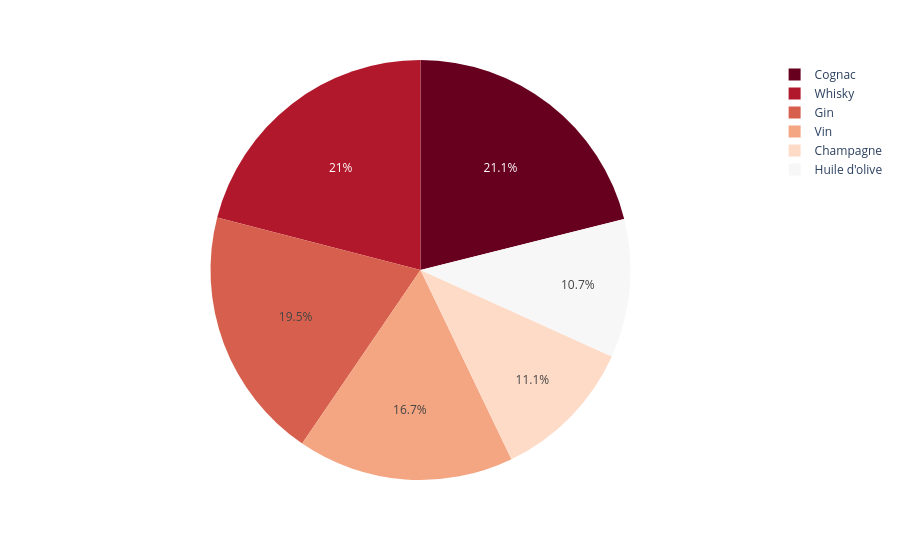
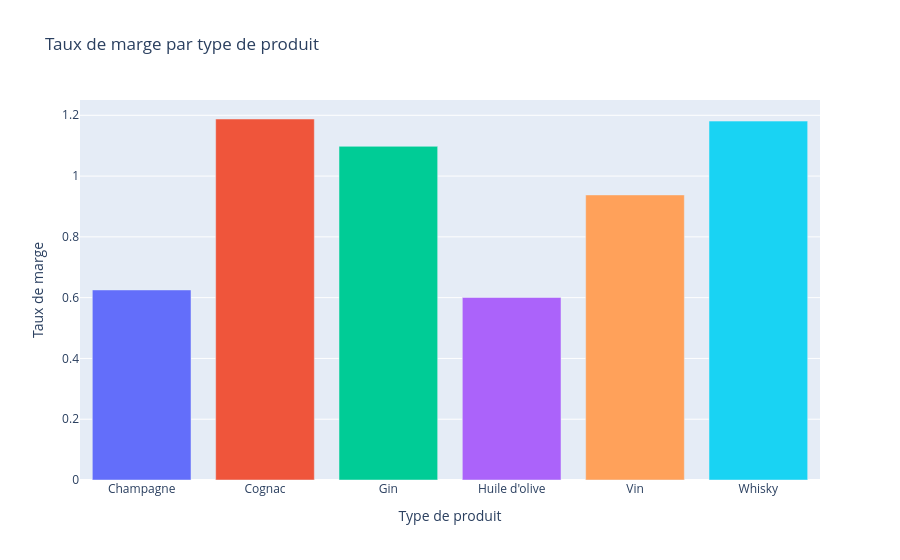

Source (notebook cell) for these figures, in order:
### Code cell
#création d'un dataframe avec le taux de marge moyen par type de produit

df_merge_type_marge = df_merge_web.groupby('product_type')['taux_marge'].mean().reset_index()

#Affichage dans un graphique du taux de marge par type de produit
# TODO rajouter un graph en bar chart

fig = px.pie(df_merge_type_marge, values='taux_marge', names='product_type', color_discrete_sequence=px.colors.sequential.RdBu)
fig.show()


# version en bar
fig_bar = px.bar(
    df_merge_type_marge,
    x='product_type',
    y='taux_marge',
    title='Taux de marge par type de produit',
    labels={'product_type': 'Type de produit', 'taux_marge': 'Taux de marge'},
    color='product_type'  # couleurs différentes
)
fig_bar.update_layout(showlegend=False)
fig_bar.show()

### Figure 1 — Plotly figure (JSON) as saved in the notebook; plotly's stock layout.template omitted (floating-point values rounded to 4 significant figures)
{"data": [{"domain": {"x": [0, 1], "y": [0, 1]}, "hovertemplate": "product_type=%{label}<br>taux_marge=%{value}<extra></extra>", "labels": ["Champagne", "Cognac", "Gin", "Huile d'olive", "Vin", "Whisky"], "legendgroup": "", "name": "", "showlegend": true, "type": "pie", "values": [0.6253, 1.188, 1.098, 0.6007, 0.938, 1.181]}], "layout": {"legend": {"tracegroupgap": 0}, "margin": {"t": 60}, "piecolorway": ["rgb(103,0,31)", "rgb(178,24,43)", "rgb(214,96,77)", "rgb(244,165,130)", "rgb(253,219,199)", "rgb(247,247,247)", "rgb(209,229,240)", "rgb(146,197,222)", "rgb(67,147,195)", "rgb(33,102,172)", "rgb(5,48,97)"]}}

### Figure 2 — Plotly figure (JSON) as saved in the notebook; plotly's stock layout.template omitted (floating-point values rounded to 4 significant figures)
{"data": [{"hovertemplate": "Type de produit=%{x}<br>Taux de marge=%{y}<extra></extra>", "legendgroup": "Champagne", "marker": {"color": "#636efa", "pattern": {"shape": ""}}, "name": "Champagne", "orientation": "v", "showlegend": true, "textposition": "auto", "type": "bar", "x": ["Champagne"], "xaxis": "x", "y": [0.6253], "yaxis": "y"}, {"hovertemplate": "Type de produit=%{x}<br>Taux de marge=%{y}<extra></extra>", "legendgroup": "Cognac", "marker": {"color": "#EF553B", "pattern": {"shape": ""}}, "name": "Cognac", "orientation": "v", "showlegend": true, "textposition": "auto", "type": "bar", "x": ["Cognac"], "xaxis": "x", "y": [1.188], "yaxis": "y"}, {"hovertemplate": "Type de produit=%{x}<br>Taux de marge=%{y}<extra></extra>", "legendgroup": "Gin", "marker": {"color": "#00cc96", "pattern": {"shape": ""}}, "name": "Gin", "orientation": "v", "showlegend": true, "textposition": "auto", "type": "bar", "x": ["Gin"], "xaxis": "x", "y": [1.098], "yaxis": "y"}, {"hovertemplate": "Type de produit=%{x}<br>Taux de marge=%{y}<extra></extra>", "legendgroup": "Huile d'olive", "marker": {"color": "#ab63fa", "pattern": {"shape": ""}}, "name": "Huile d'olive", "orientation": "v", "showlegend": true, "textposition": "auto", "type": "bar", "x": ["Huile d'olive"], "xaxis": "x", "y": [0.6007], "yaxis": "y"}, {"hovertemplate": "Type de produit=%{x}<br>Taux de marge=%{y}<extra></extra>", "legendgroup": "Vin", "marker": {"color": "#FFA15A", "pattern": {"shape": ""}}, "name": "Vin", "orientation": "v", "showlegend": true, "textposition": "auto", "type": "bar", "x": ["Vin"], "xaxis": "x", "y": [0.938], "yaxis": "y"}, {"hovertemplate": "Type de produit=%{x}<br>Taux de marge=%{y}<extra></extra>", "legendgroup": "Whisky", "marker": {"color": "#19d3f3", "pattern": {"shape": ""}}, "name": "Whisky", "orientation": "v", "showlegend": true, "textposition": "auto", "type": "bar", "x": ["Whisky"], "xaxis": "x", "y": [1.181], "yaxis": "y"}], "layout": {"barmode": "relative", "legend": {"title": {"text": "Type de produit"}, "tracegroupgap": 0}, "showlegend": false, "title": {"text": "Taux de marge par type de produit"}, "xaxis": {"anchor": "y", "categoryarray": ["Champagne", "Cognac", "Gin", "Huile d'olive", "Vin", "Whisky"], "categoryorder": "array", "domain": [0, 1], "title": {"text": "Type de produit"}}, "yaxis": {"anchor": "x", "domain": [0, 1], "title": {"text": "Taux de marge"}}}}
